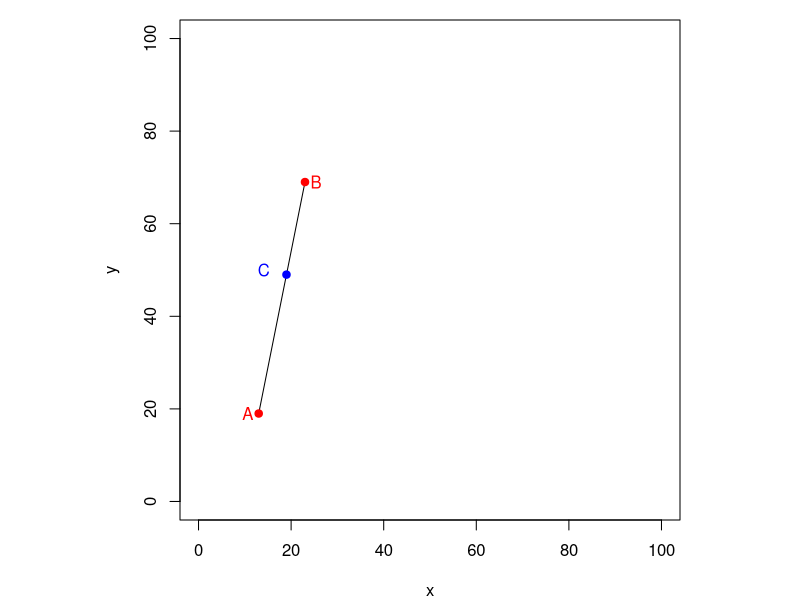
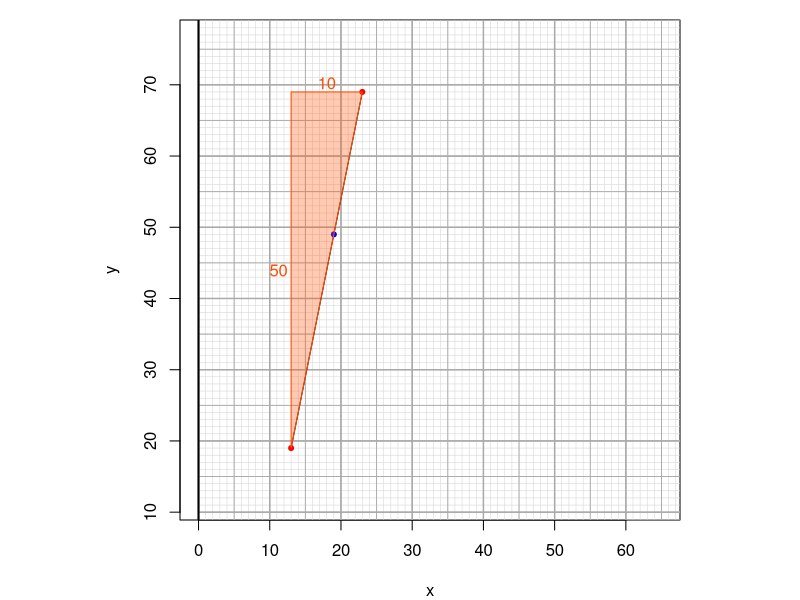
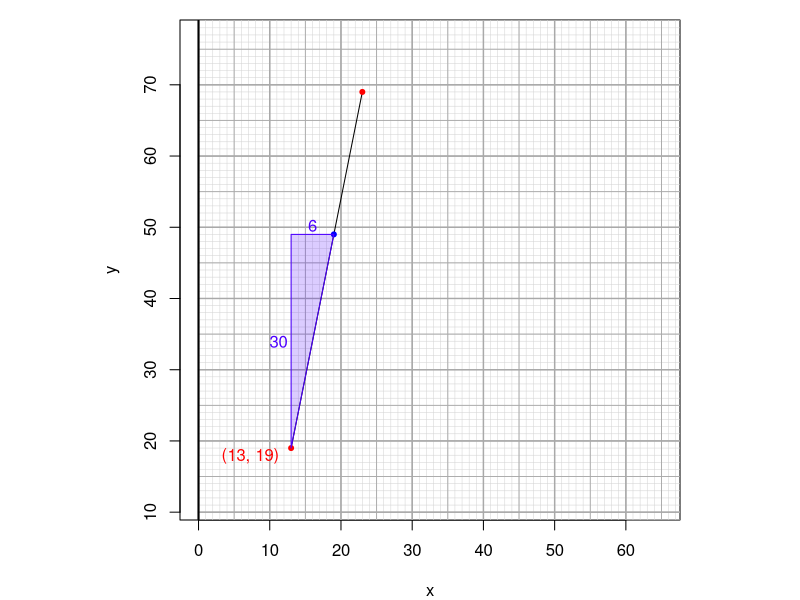

These charts were generated, in order, by the following R code:
## ---- chunk 1
slopes = list(c(1,2),c(1,3),c(1,4),c(1,5),c(1,6),
              c(2,3),c(2,5),c(3,4),c(3,5),c(4,5),c(5,6))
wi = sample(1:length(slopes),1)
slope = sample(slopes[[wi]])*c(sample(c(-1,1),1),1)

while(T){
    xy = sample(5:95,2)
    x1 = xy[1]
    y1 = xy[2]
    ns = sample(c(5,10,15,20,25,30,35,40),1)
    x2 = x1+slope[2]*ns
    y2 = y1+slope[1]*ns
    dis = sqrt((x2-x1)^2+(y2-y1)^2)
    if(x2>5 && x2<95 && y2>5 && y2<95 && dis>30){break}
}

rat = sample(c(0.2,0.4,0.6,0.8),1)

x3 = (1-rat)*x1+rat*x2
y3 = (1-rat)*y1+rat*y2

xch = x3-sample(0:5,1)+0:5
ych = y3-sample(0:5,1)+0:5

al1 = paste0("* ",xch,collapse="\n")
al2 = paste0("* ",ych,collapse="\n")

sol1 = paste0(1*(xch==x3),collapse="")
sol2 = paste0(1*(ych==y3),collapse="")

## ---- chunk 2
par(pty="s",mar=c(4,4,1,1))
plot(0,0,"n",xlim=c(0,100),ylim=c(0,100),xlab="x",ylab="y")
lines(c(x1,x2),c(y1,y2))
points(x1,y1,pch=19,col="red")
text(x1,y1,adj=c(1.5,0.5),paste0("A"),col="red")

points(x2,y2,pch=19,col="red")
text(x2,y2,adj=c(-0.5,0.5),paste0("B"),col="red")

points(x3,y3,pch=19,col="blue")
ang = atan(slope[1]/slope[2])
text(x3+5*cos(ang+pi/2),y3+5*sin(ang+pi/2),paste0("C"),col="blue")
## ---- chunk 3
par(pty="s",mar=c(4,4,1,1))
minx = min(c(x1,x2))
maxx = max(c(x1,x2))
miny = min(c(y1,y2))
maxy = max(c(y1,y2))
xwid = maxx-minx
ywid = maxy-miny
maxwid = max(c(xwid,ywid))*1.3
xmid = min(max(mean(c(x1,x2)),maxwid/2),100-maxwid/2)
ymid = min(max(mean(c(y1,y2)),maxwid/2),100-maxwid/2)

plot(0,0,"n",
     xlim=c(xmid-maxwid/2,xmid+maxwid/2),
     ylim=c(ymid-maxwid/2,ymid+maxwid/2),
     xlab="x",ylab="y")

for(i in seq(0,100,1)){
    lines(c(0,100),c(i,i),col="lightgrey",lwd=0.5)
    lines(c(i,i),c(0,100),col="lightgrey",lwd=0.5)
}
for(i in seq(0,100,5)){
    lines(c(0,100),c(i,i),col="darkgrey",lwd=0.9)
    lines(c(i,i),c(0,100),col="darkgrey",lwd=0.9)
}
for(i in seq(0,100,10)){
    lines(c(0,100),c(i,i),col="darkgrey",lwd=1.4)
    lines(c(i,i),c(0,100),col="darkgrey",lwd=1.4)
}
arrows(0,0,0,103,0.1,10,lwd=2)
arrows(0,0,103,0,0.1,10,lwd=2)

lines(c(x1,x2),c(y1,y2))
points(x1,y1,pch=20,col="red")

points(x2,y2,pch=20,col="red")

points(x3,y3,pch=20,col="blue")
ang = atan(slope[1]/slope[2])

polygon(c(x1,x1,x2),c(y1,y2,y2),col=rgb(1,0.3,0,0.3),border=rgb(1,0.3,0))
text(x1,mean(c(y1,y2)),abs(y2-y1),adj=c(1.2,0.5),col=rgb(1,0.3,0))
text(mean(c(x1,x2)),y2,abs(x2-x1),adj=c(0.5,0.5-0.7*sign(slope[1])),col=rgb(1,0.3,0))

## ---- chunk 4
par(pty="s",mar=c(4,4,1,1))

minx = min(c(x1,x2))
maxx = max(c(x1,x2))
miny = min(c(y1,y2))
maxy = max(c(y1,y2))
xwid = maxx-minx
ywid = maxy-miny
maxwid = max(c(xwid,ywid))*1.3
xmid = min(max(mean(c(x1,x2)),maxwid/2),100-maxwid/2)
ymid = min(max(mean(c(y1,y2)),maxwid/2),100-maxwid/2)

plot(0,0,"n",
     xlim=c(xmid-maxwid/2,xmid+maxwid/2),
     ylim=c(ymid-maxwid/2,ymid+maxwid/2),
     xlab="x",ylab="y")

for(i in seq(0,100,1)){
    lines(c(0,100),c(i,i),col="lightgrey",lwd=0.5)
    lines(c(i,i),c(0,100),col="lightgrey",lwd=0.5)
}
for(i in seq(0,100,5)){
    lines(c(0,100),c(i,i),col="darkgrey",lwd=0.9)
    lines(c(i,i),c(0,100),col="darkgrey",lwd=0.9)
}
for(i in seq(0,100,10)){
    lines(c(0,100),c(i,i),col="darkgrey",lwd=1.4)
    lines(c(i,i),c(0,100),col="darkgrey",lwd=1.4)
}
arrows(0,0,0,103,0.1,10,lwd=2)
arrows(0,0,103,0,0.1,10,lwd=2)

lines(c(x1,x2),c(y1,y2))
points(x1,y1,pch=20,col="red")
text(x1,y1,paste0("(",x1,", ",y1,")",collapse=""),adj=c(1.2,0.5+0.5*sign(slope[1])),col="red")

points(x2,y2,pch=20,col="red")

points(x3,y3,pch=20,col="blue")
ang = atan(slope[1]/slope[2])

polygon(c(x1,x1,x3),c(y1,y3,y3),col=rgb(0.3,0,1,0.2),border=rgb(0.3,0,1))
text(x1,mean(c(y1,y3)),abs(y3-y1),adj=c(1.2,0.5),col=rgb(0.3,0,1))
text(mean(c(x1,x3)),y3,abs(x3-x1),adj=c(0.5,0.5-0.7*sign(slope[1])),col=rgb(0.3,0,1))

## ---- chunk 5
exp2 = paste0("y_C~=~",y1,"+",y3-y1,"~=~",y3,collapse="")
exp2 = gsub("+-","-",exp2,fixed=T)
